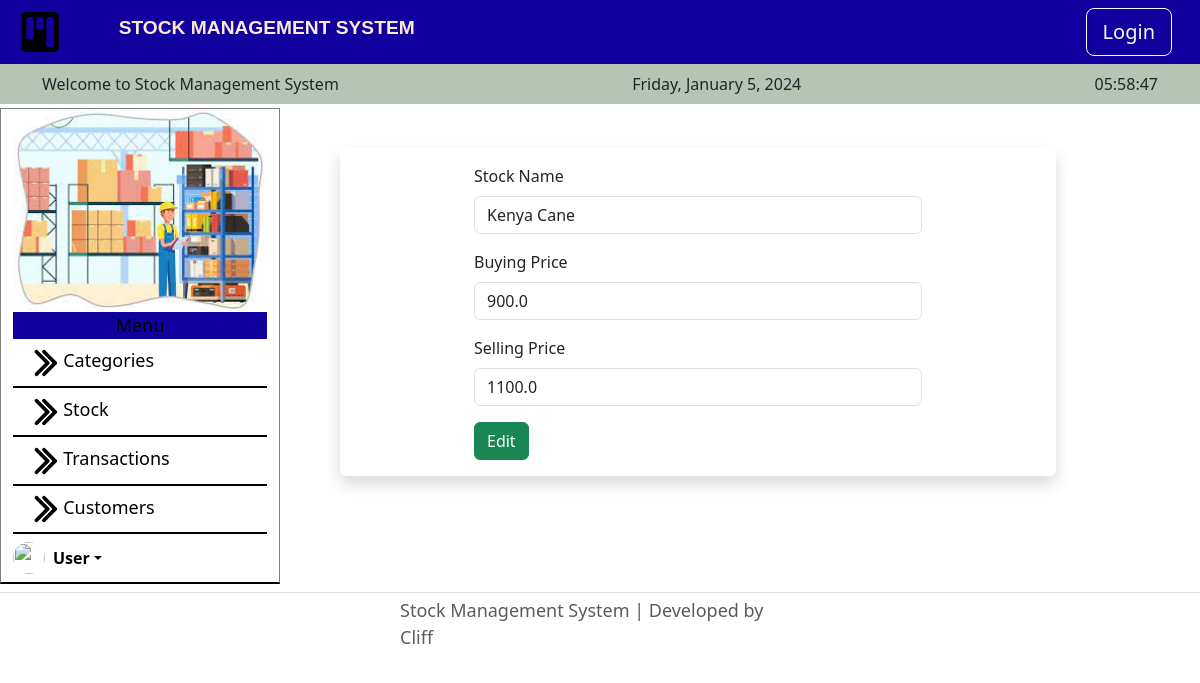
The page /edit/3 on the database its author committed.
### main.py (models this page shows)
class Stock(db.Model):
    __tablename__ = "stock"
    id = db.Column(db.Integer, primary_key=True)
    item_name = db.Column(db.String(100), unique=True, nullable=False)
    item_quantity = db.Column(db.Integer, nullable=False)
    buying_price = db.Column(db.Float, nullable=False)
    selling_price = db.Column(db.Float, nullable=False)
    transactions = db.relationship("Transactions", back_populates="itemname", cascade="all, delete-orphan")

### main.py (the view)
@app.route("/edit/<int:stock_id>", methods=['POST', 'GET'])
def edit(stock_id):
    stock_to_edit = db.get_or_404(Stock, stock_id)
    edit_form = EditForm(
        item_name=stock_to_edit.item_name,
        buying_price=stock_to_edit.buying_price,
        selling_price=stock_to_edit.selling_price
    )
    if request.method == "POST":
        new_b_price = float(edit_form.buying_price.data)
        new_s_price = float(edit_form.selling_price.data)
        stock_manager.update_item_b_price(stock_to_edit.item_name, new_b_price)
        stock_manager.update_item_s_price(stock_to_edit.item_name, new_s_price)
        return redirect(url_for('stock'))
    return render_template('edit.html', form=edit_form)

### forms.py
class EditForm(FlaskForm):
    item_name = StringField(label="Stock Name", validators=[DataRequired()])
    buying_price = FloatField(label="Buying Price", validators=[DataRequired()])
    selling_price = FloatField(label="Selling Price", validators=[DataRequired()])
    submit = SubmitField("Edit")

### templates/edit.html
{% from "bootstrap5/form.html" import render_form %}
{% extends 'index.html' %}
{% block content %}
<main class="mb-4">
    <div class="container bordered rounded shadow my-4 p-3">
      <div class="row">
        <div class="col-lg-8 col-md-10 mx-auto">
          {{ render_form(form, novalidate=True, button_map={"submit": "success"}) }}
        </div>
      </div>
    </div>
  </main>
{% endblock %}

### rows shown on the page
Stock: item_name "Kenya Cane", buying_price "900.0", selling_price "1100.0"
